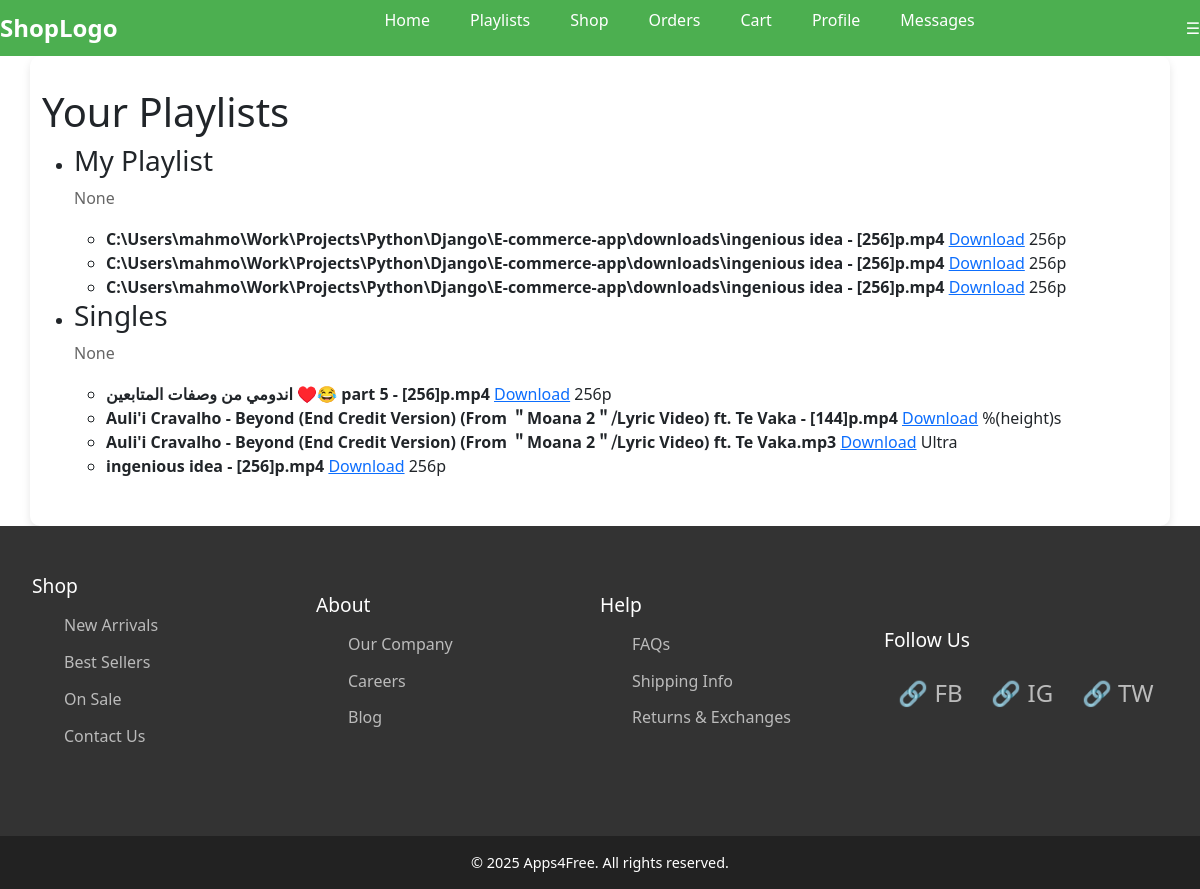
/my-playlists/ (signed in), run on an earlier commit of the app's database.
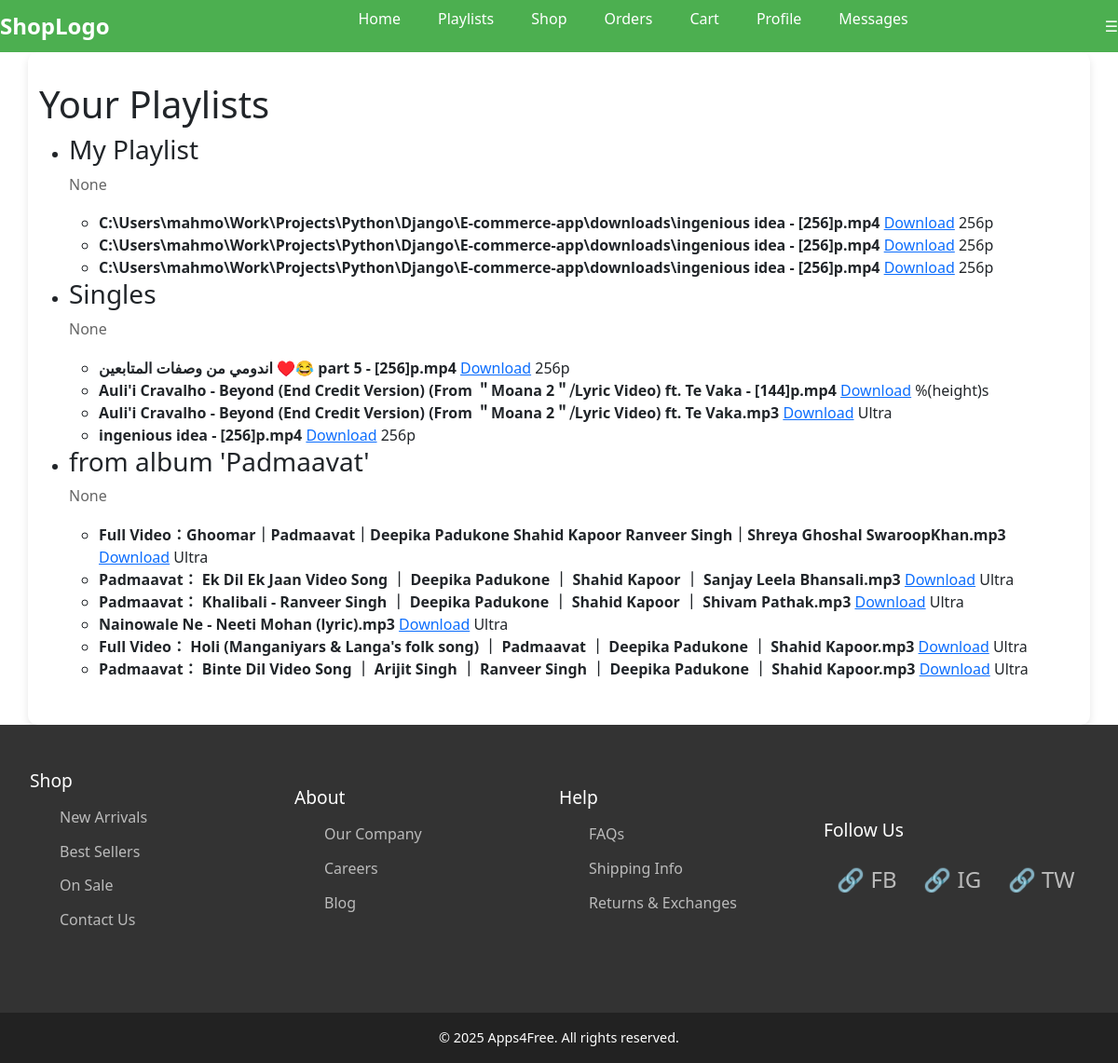
And on a later commit of the database.
### downloader/models.py (models this page shows, shortened)
class Playlist(models.Model):
    user = models.ForeignKey(User, related_name='playlists', on_delete=models.CASCADE)
    title = models.CharField(max_length=255)
    description = models.TextField(null=True, blank=True)
    created_at = models.DateTimeField(auto_now_add=True)

class Media(models.Model):
    playlist = models.ForeignKey(Playlist, related_name='media', on_delete=models.CASCADE)
    title = models.CharField(max_length=255)
    url = models.URLField()
    resolution = models.CharField(max_length=50)
    file_path = models.CharField(max_length=1024)

### downloader/views.py (the view)
# urls.py: path('my-playlists/', views.browse_playlists, name='browse_playlists'),
@login_required
def browse_playlists(request):
    user = request.user  # Get the logged-in user
    playlists = Playlist.objects.filter(user=user).prefetch_related('media')
    data = []
    for playlist in playlists:
        data.append({
            'title': playlist.title,
            'description': playlist.description,
            'media': [
                {
                    'title': os.path.basename(media.title),
                    'url': media.url,
                    'resolution': media.resolution,
                    'download_url': media.file_path
                }
                for media in playlist.media.all()
            ]
        })
    return render(request, 'Downloader/browse_playlists.html', {'playlists': data})

### downloader/templates/Downloader/browse_playlists.html (shortened to what this page needs)
{% extends 'base.html' %}
{% load static %}
{% load custom_filters %}
{% block content %}
<h1>Your Playlists</h1>
    <ul>
        {% for playlist in playlists %}
            <li>
                <h3>{{ playlist.title }}</h3>
                <p>{{ playlist.description }}</p>
                <ul>
                    {% for media in playlist.media %}
                        <li>
                            <strong>{{ media.title }}</strong>
                            <a href="{% url 'download_file' media.download_url %}">Download</a>
                            <span>{{ media.resolution }}</span>
                        </li>
                    {% endfor %}
                </ul>
            </li>
        {% endfor %}
    </ul>
{% endblock %}

### templates/base.html (shortened to what this page needs)
{% load static %}
<!DOCTYPE html>
<html lang="en">
{% block head %}
    <head>
        <link rel="stylesheet" href="{% static 'css/style.css' %}">
        <link href="https://cdn.jsdelivr.net/npm/bootstrap@5.3.0-alpha1/dist/css/bootstrap.min.css" rel="stylesheet">
    </head>
{% endblock %}
<body>
    {% include 'parts/navbar.html' %}
    <main>
        <div class="container">
            {% block content %}
            {% endblock %}
        </div>
    </main>
    {% include 'parts/footer.html' %}
</body>
</html>

### templates/parts/navbar.html
<header>
    <nav class="navbar">
        <div class="logo">ShopLogo</div>
        <ul>
          <li><a href="{% url 'Home_Page' %}">Home</a></li>
          <li><a href="{% url 'browse_playlists' %}">Playlists</a></li>
          <li><a href="{% url 'Shop' %}">Shop</a></li>
          <li><a href="{% url 'Orders' %}">Orders</a></li>
          {% if user.is_authenticated %}
          <li><a href="{% url 'Cart' %}">Cart</a></li>
          <li><a href="{% url 'profile' %}">Profile</a></li>
          {% if request.user.is_authenticated and request.user.is_staff %}
          <li><a href="{% url 'view_messages' %}">Messages</a></li>
          {% endif %}
          {% else %}
          <li><a href="{% url 'signup' %}">Sign up</a></li>
          <li><a href="{% url 'login' %}">Login</a></li>
          {% endif %}
        </ul>
        <div class="menu-icon">☰</div>
    </nav>
</header>

### templates/parts/footer.html
  <footer class="footer">
    <div class="footer-section">
      <h4>Shop</h4>
      <ul>
        <li><a href="#new-arrivals">New Arrivals</a></li>
        <li><a href="#best-sellers">Best Sellers</a></li>
        <li><a href="#on-sale">On Sale</a></li>
        <li><a href="{% url 'Contact' %}">Contact Us</a></li>
      </ul>
    </div>
    <div class="footer-section">
      <h4>About</h4>
      <ul>
        <li><a href="#company">Our Company</a></li>
        <li><a href="#careers">Careers</a></li>
        <li><a href="#blog">Blog</a></li>
      </ul>
    </div>
    <div class="footer-section">
      <h4>Help</h4>
      <ul>
        <li><a href="#faq">FAQs</a></li>
        <li><a href="#shipping">Shipping Info</a></li>
        <li><a href="#returns">Returns & Exchanges</a></li>
      </ul>
    </div>
    <div class="footer-section">
      <h4>Follow Us</h4>
      <div class="social-icons">
        <a href="#">🔗 FB</a>
        <a href="#">🔗 IG</a>
        <a href="#">🔗 TW</a>
      </div>
    </div>
  </footer>
  <div class="footer-bottom">
    &copy; 2025 Apps4Free. All rights reserved.
  </div>

### Project/static/css/style.css (style rules this page uses)
* { margin: 0; padding: 0; box-sizing: border-box; justify-content: center; align-items: center; }
html, body { width: 100%; min-height: 100%; display: flex; flex-direction: column; align-items: stretch; }
body { font-family: 'Segoe UI', Tahoma, Geneva, Verdana, sans-serif; background-color: #f4f6f8; }
.navbar { width: 100%; display: flex; justify-content: space-between; align-items: center; padding: 1rem 2rem; background-color: #4CAF50; color: white; position: sticky; top: 0; z-index: 1000; }
.navbar .logo { font-size: 1.5rem; font-weight: bold; }
.navbar ul { display: flex; list-style: none; }
.navbar ul li { margin-left: 1.5rem; }
.navbar ul li a { color: white; text-decoration: none; font-size: 1rem; padding: 0.5rem; transition: background-color 0.3s; }
.container { background-color: #fff; padding: 2rem; border-radius: 10px; box-shadow: 0 4px 8px rgba(0, 0, 0, 0.1); max-width: 400px; width: 500%; }
h1, h2, h3, h4, h5, h6 { color: #333; margin-bottom: 1rem; font-weight: 600; }
p { color: #666; line-height: 1.6; margin-bottom: 1rem; }
a { color: #007bff; text-decoration: none; }
.footer { width: 100%; background-color: #333; color: white; padding: 3rem 2rem; display: flex; justify-content: space-around; flex-wrap: wrap; margin-top: auto; }
.footer .footer-section { flex-basis: 25%; margin-bottom: 1.5rem; }
.footer .footer-section h4 { margin-bottom: 1rem; font-size: 1.2rem; }
.footer .footer-section ul { list-style: none; }
.footer .footer-section ul li { margin-bottom: 0.8rem; }
.footer .footer-section ul li a { color: #bbb; text-decoration: none; transition: color 0.3s; }
.footer .social-icons { display: flex; justify-content: space-around; margin-top: 1.5rem; }
.footer .social-icons a { color: #bbb; font-size: 1.5rem; text-decoration: none; transition: color 0.3s; }
.footer-bottom { width: 100%; background-color: #222; color: white; padding: 1rem 2rem; text-align: center; font-size: 0.9rem; }

What changed in the data, as far as the page shows it:
added Playlist: title "from album 'Padmaavat'"
added Media: title "Full Video：Ghoomar｜Padmaavat｜Deepika Padukone Shahid Kapoor Ranveer Singh｜Shreya Ghoshal SwaroopKhan.mp3", resolution "Ultra"
added Media: title "Padmaavat： Ek Dil Ek Jaan Video Song ｜ Deepika Padukone ｜ Shahid Kapoor ｜ Sanjay Leela Bhansali.mp3", resolution "Ultra"
added Media: title "Padmaavat： Khalibali - Ranveer Singh ｜ Deepika Padukone ｜ Shahid Kapoor ｜ Shivam Pathak.mp3", resolution "Ultra"
added Media: title "Nainowale Ne - Neeti Mohan (lyric).mp3", resolution "Ultra"
added Media: title "Full Video： Holi (Manganiyars & Langa's folk song) ｜ Padmaavat ｜ Deepika Padukone ｜ Shahid Kapoor.mp3", resolution "Ultra"
added Media: title "Padmaavat： Binte Dil Video Song ｜ Arijit Singh ｜ Ranveer Singh ｜ Deepika Padukone ｜ Shahid Kapoor.mp3", resolution "Ultra"
Also different on the page:
new list line: "None Download Download Download Download Download Download"
